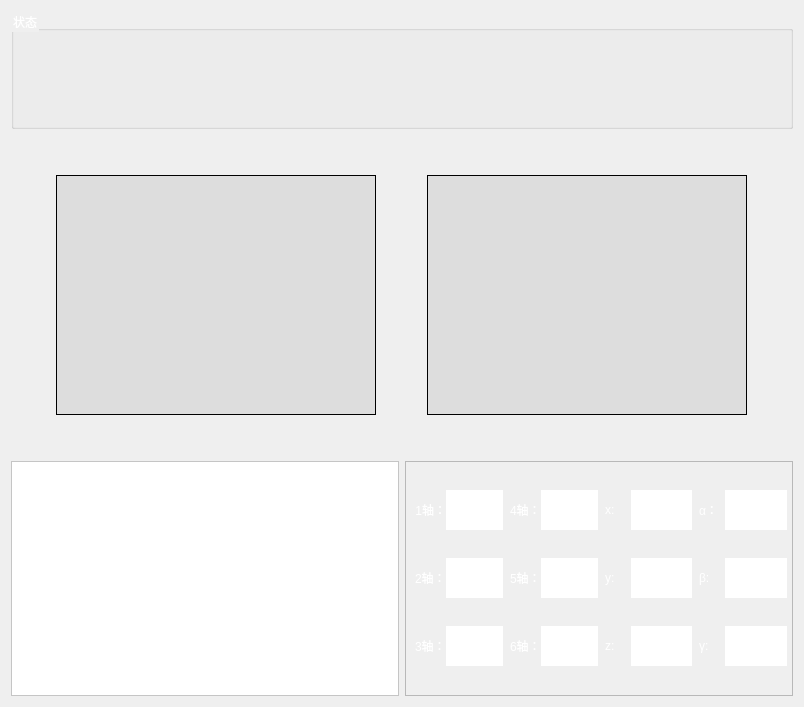
         <widget class="QWidget" name="scrollAreaWidgetContents">
          <property name="geometry">
           <rect>
            <x>0</x>
            <y>0</y>
            <width>804</width>
            <height>707</height>
           </rect>
          </property>
          <layout class="QVBoxLayout" name="verticalLayout_4" stretch="1,0,4,0,2">
           <item>
            <widget class="QGroupBox" name="groupBox">
             <property name="styleSheet">
              <string notr="true">font: 18pt &quot;Arial&quot;;
color:white;
</string>
             </property>
             <property name="title">
              <string>状态</string>
             </property>
             <layout class="QHBoxLayout" name="horizontalLayout_8" stretch="1,9">
              <property name="rightMargin">
               <number>11</number>
              </property>
              <item>
               <widget class="QFrame" name="frame_5">
                <property name="styleSheet">
                 <string notr="true">background-color: none;
border: none;</string>
                </property>
                <property name="frameShape">
                 <enum>QFrame::StyledPanel</enum>
                </property>
                <property name="frameShadow">
                 <enum>QFrame::Raised</enum>
                </property>
               </widget>
              </item>
              <item>
               <widget class="QLabel" name="label_5">
                <property name="styleSheet">
                 <string notr="true">font: 12pt &quot;Arial&quot;;
color: rgb(255, 255, 255);
border: none;
</string>
                </property>
                <property name="text">
                 <string/>
                </property>
                <property name="alignment">
                 <set>Qt::AlignLeading|Qt::AlignLeft|Qt::AlignTop</set>
                </property>
               </widget>
              </item>
             </layout>
            </widget>
           </item>
           <item>
            <spacer name="verticalSpacer_6">
             <property name="orientation">
              <enum>Qt::Vertical</enum>
             </property>
             <property name="sizeHint" stdset="0">
              <size>
               <width>20</width>
               <height>40</height>
              </size>
             </property>
            </spacer>
           </item>
           <item>
            <layout class="QHBoxLayout" name="horizontalLayout_2" stretch="0,1">
             <property name="leftMargin">
              <number>0</number>
             </property>
             <item>
              <widget class="QLabel" name="label">
               <property name="minimumSize">
                <size>
                 <width>320</width>
                 <height>240</height>
                </size>
               </property>
               <property name="maximumSize">
                <size>
                 <width>320</width>
                 <height>240</height>
                </size>
               </property>
               <property name="styleSheet">
                <string notr="true">border-width: 1px;border-style: solid;background-color: rgb(221,221,221);width:640px;</string>
               </property>
               <property name="text">
                <string/>
               </property>
              </widget>
             </item>
             <item>
              <widget class="QLabel" name="label_3">
               <property name="minimumSize">
                <size>
                 <width>320</width>
                 <height>240</height>
                </size>
               </property>
               <property name="maximumSize">
                <size>
                 <width>320</width>
                 <height>240</height>
                </size>
               </property>
               <property name="styleSheet">
                <string notr="true">border-width: 1px;border-style: solid;background-color: rgb(221,221,221)</string>
               </property>
               <property name="text">
                <string/>
               </property>
              </widget>
             </item>
            </layout>
           </item>
           <item>
            <spacer name="verticalSpacer_5">
             <property name="orientation">
              <enum>Qt::Vertical</enum>
             </property>
             <property name="sizeHint" stdset="0">
              <size>
               <width>20</width>
               <height>40</height>
              </size>
             </property>
            </spacer>
           </item>
           <item>
            <layout class="QHBoxLayout" name="horizontalLayout_6" stretch="1,1">
             <property name="leftMargin">
              <number>0</number>
             </property>
             <property name="topMargin">
              <number>0</number>
             </property>
             <property name="rightMargin">
              <number>0</number>
             </property>
             <property name="bottomMargin">
              <number>0</number>
             </property>
             <item>
              <widget class="QTextEdit" name="textEdit_2">
               <property name="styleSheet">
                <string notr="true">background: white;
font: 11pt &quot;Arial&quot;;
</string>
               </property>
               <property name="readOnly">
                <bool>true</bool>
               </property>
              </widget>
             </item>
             <item>
              <widget class="QFrame" name="frame_7">
               <property name="frameShape">
                <enum>QFrame::StyledPanel</enum>
               </property>
               <property name="frameShadow">
                <enum>QFrame::Raised</enum>
               </property>
               <layout class="QHBoxLayout" name="horizontalLayout_24">
                <property name="spacing">
                 <number>0</number>
                </property>
                <property name="leftMargin">
                 <number>2</number>
                </property>
                <property name="topMargin">
                 <number>0</number>
                </property>
                <property name="rightMargin">
                 <number>5</number>
                </property>
                <property name="bottomMargin">
                 <number>0</number>
                </property>
                <item>
                 <layout class="QVBoxLayout" name="verticalLayout_5">
                  <property name="leftMargin">
                   <number>7</number>
                  </property>
                  <item>
                   <layout class="QHBoxLayout" name="horizontalLayout_7" stretch="3,7">
                    <property name="leftMargin">
                     <number>0</number>
                    </property>
                    <item>
                     <widget class="QLabel" name="label_6">
                      <property name="styleSheet">
                       <string notr="true">border: none;color: white;

</string>
                      </property>
                      <property name="text">
                       <string>1轴：</string>
                      </property>
                      <property name="alignment">
                       <set>Qt::AlignRight|Qt::AlignTrailing|Qt::AlignVCenter</set>
                      </property>
                     </widget>
                    </item>
                    <item>
                     <widget class="QLabel" name="label_13">
                      <property name="minimumSize">
                       <size>
                        <width>50</width>
                        <height>40</height>
                       </size>
                      </property>
                      <property name="maximumSize">
                       <size>
                        <width>16777215</width>
                        <height>40</height>
                       </size>
                      </property>
                      <property name="styleSheet">
                       <string notr="true">background: white;
font: 7pt &quot;Arial&quot;;</string>
                      </property>
                      <property name="text">
                       <string/>
                      </property>
                     </widget>
                    </item>
                   </layout>
                  </item>
                  <item>
                   <layout class="QHBoxLayout" name="horizontalLayout_10" stretch="3,7">
                    <item>
                     <widget class="QLabel" name="label_8">
                      <property name="styleSheet">
                       <string notr="true">border:none;
color: white;
</string>
                      </property>
                      <property name="text">
                       <string>2轴：</string>
                      </property>
                     </widget>
                    </item>
                    <item>
                     <widget class="QLabel" name="label_14">
                      <property name="minimumSize">
                       <size>
                        <width>50</width>
                        <height>0</height>
                       </size>
                      </property>
                      <property name="maximumSize">
                       <size>
                        <width>16777215</width>
                        <height>40</height>
                       </size>
                      </property>
                      <property name="styleSheet">
                       <string notr="true">background: white;
font: 7pt &quot;Arial&quot;;
</string>
                      </property>
                      <property name="text">
                       <string/>
                      </property>
                     </widget>
                    </item>
                   </layout>
                  </item>
                  <item>
                   <layout class="QHBoxLayout" name="horizontalLayout_11" stretch="3,7">
                    <item>
                     <widget class="QLabel" name="label_11">
                      <property name="styleSheet">
                       <string notr="true">border: none;
color: white;
</string>
                      </property>
                      <property name="text">
                       <string>3轴：</string>
                      </property>
                     </widget>
                    </item>
                    <item>
                     <widget class="QLabel" name="label_15">
                      <property name="minimumSize">
                       <size>
                        <width>50</width>
                        <height>0</height>
                       </size>
                      </property>
                      <property name="maximumSize">
                       <size>
                        <width>16777215</width>
                        <height>40</height>
                       </size>
                      </property>
                      <property name="styleSheet">
                       <string notr="true">background: white;
font: 7pt &quot;Arial&quot;;
</string>
                      </property>
                      <property name="text">
                       <string/>
                      </property>
                     </widget>
                    </item>
                   </layout>
                  </item>
                 </layout>
                </item>
                <item>
                 <layout class="QVBoxLayout" name="verticalLayout_6">
                  <property name="leftMargin">
                   <number>7</number>
                  </property>
                  <item>
                   <layout class="QHBoxLayout" name="horizontalLayout_12" stretch="3,7">
                    <item>
                     <widget class="QLabel" name="label_9">
                      <property name="styleSheet">
                       <string notr="true">border: none;color:white;</string>
                      </property>
                      <property name="text">
                       <string>4轴：</string>
                      </property>
                     </widget>
                    </item>
                    <item>
                     <widget class="QLabel" name="label_16">
                      <property name="minimumSize">
                       <size>
                        <width>50</width>
                        <height>0</height>
                       </size>
                      </property>
                      <property name="maximumSize">
                       <size>
                        <width>16777215</width>
                        <height>40</height>
                       </size>
                      </property>
                      <property name="styleSheet">
                       <string notr="true">background: white;
font: 7pt &quot;Arial&quot;;
</string>
                      </property>
                      <property name="text">
                       <string/>
                      </property>
                     </widget>
                    </item>
                   </layout>
                  </item>
                  <item>
                   <layout class="QHBoxLayout" name="horizontalLayout_13" stretch="3,7">
                    <item>
                     <widget class="QLabel" name="label_12">
                      <property name="styleSheet">
                       <string notr="true">border:none;color:white;
</string>
                      </property>
                      <property name="text">
                       <string>5轴：</string>
                      </property>
                     </widget>
                    </item>
                    <item>
                     <widget class="QLabel" name="label_17">
                      <property name="minimumSize">
                       <size>
                        <width>50</width>
                        <height>0</height>
                       </size>
                      </property>
                      <property name="maximumSize">
                       <size>
                        <width>16777215</width>
                        <height>40</height>
                       </size>
                      </property>
                      <property name="styleSheet">
                       <string notr="true">background: white;
font: 7pt &quot;Arial&quot;;
</string>
                      </property>
                      <property name="text">
                       <string/>
                      </property>
                     </widget>
                    </item>
                   </layout>
                  </item>
                  <item>
                   <layout class="QHBoxLayout" name="horizontalLayout_14" stretch="3,7">
                    <item>
                     <widget class="QLabel" name="label_10">
                      <property name="styleSheet">
                       <string notr="true">border:none;color: white;</string>
                      </property>
                      <property name="text">
                       <string>6轴：</string>
                      </property>
                     </widget>
                    </item>
                    <item>
                     <widget class="QLabel" name="label_18">
                      <property name="minimumSize">
                       <size>
                        <width>50</width>
                        <height>0</height>
                       </size>
                      </property>
                      <property name="maximumSize">
                       <size>
                        <width>16777215</width>
                        <height>40</height>
                       </size>
                      </property>
                      <property name="styleSheet">
                       <string notr="true">background: white;
font: 7pt &quot;Arial&quot;;</string>
                      </property>
                      <property name="text">
                       <string/>
                      </property>
                     </widget>
                    </item>
                   </layout>
                  </item>
                 </layout>
                </item>
                <item>
                 <layout class="QVBoxLayout" name="verticalLayout_8">
                  <property name="leftMargin">
                   <number>7</number>
                  </property>
                  <item>
                   <layout class="QHBoxLayout" name="horizontalLayout_15" stretch="3,7">
                    <item>
                     <widget class="QLabel" name="label_19">
                      <property name="styleSheet">
                       <string notr="true">border:none;color: white;</string>
                      </property>
                      <property name="text">
                       <string>x:</string>
                      </property>
                     </widget>
                    </item>
                    <item>
                     <widget class="QLabel" name="label_20">
                      <property name="minimumSize">
                       <size>
                        <width>50</width>
                        <height>0</height>
                       </size>
                      </property>
                      <property name="maximumSize">
                       <size>
                        <width>16777215</width>
                        <height>40</height>
                       </size>
                      </property>
                      <property name="styleSheet">
                       <string notr="true">background: white;
font: 7pt &quot;Arial&quot;;</string>
                      </property>
                      <property name="text">
                       <string/>
                      </property>
                     </widget>
                    </item>
                   </layout>
                  </item>
                  <item>
                   <layout class="QHBoxLayout" name="horizontalLayout_18" stretch="3,7">
                    <item>
                     <widget class="QLabel" name="label_21">
                      <property name="styleSheet">
                       <string notr="true">border:none;color: white;</string>
                      </property>
                      <property name="text">
                       <string>y:</string>
                      </property>
                     </widget>
                    </item>
                    <item>
                     <widget class="QLabel" name="label_22">
                      <property name="minimumSize">
                       <size>
                        <width>50</width>
                        <height>0</height>
                       </size>
                      </property>
                      <property name="maximumSize">
                       <size>
                        <width>16777215</width>
                        <height>40</height>
                       </size>
                      </property>
                      <property name="styleSheet">
                       <string notr="true">background: white;
font: 7pt &quot;Arial&quot;;</string>
                      </property>
                      <property name="text">
                       <string/>
                      </property>
                     </widget>
                    </item>
                   </layout>
                  </item>
                  <item>
                   <layout class="QHBoxLayout" name="horizontalLayout_19" stretch="3,7">
                    <item>
                     <widget class="QLabel" name="label_23">
                      <property name="styleSheet">
                       <string notr="true">border:none;color: white;</string>
                      </property>
                      <property name="text">
                       <string>z:</string>
                      </property>
                     </widget>
                    </item>
                    <item>
                     <widget class="QLabel" name="label_24">
                      <property name="minimumSize">
                       <size>
                        <width>50</width>
                        <height>0</height>
                       </size>
                      </property>
                      <property name="maximumSize">
                       <size>
                        <width>16777215</width>
                        <height>40</height>
                       </size>
                      </property>
                      <property name="styleSheet">
                       <string notr="true">background: white;
font: 7pt &quot;Arial&quot;;
</string>
                      </property>
                      <property name="text">
                       <string/>
                      </property>
                     </widget>
                    </item>
                   </layout>
                  </item>
                 </layout>
                </item>
                <item>
                 <layout class="QVBoxLayout" name="verticalLayout_9">
                  <property name="leftMargin">
                   <number>7</number>
                  </property>
                  <item>
                   <layout class="QHBoxLayout" name="horizontalLayout_20" stretch="3,7">
                    <property name="leftMargin">
                     <number>0</number>
                    </property>
                    <property name="rightMargin">
                     <number>0</number>
                    </property>
                    <item>
                     <widget class="QLabel" name="label_25">
                      <property name="styleSheet">
                       <string notr="true">border:none;color: white;</string>
                      </property>
                      <property name="text">
                       <string>α：</string>
                      </property>
                     </widget>
                    </item>
                    <item>
                     <widget class="QLabel" name="label_26">
                      <property name="minimumSize">
                       <size>
                        <width>50</width>
                        <height>0</height>
                       </size>
                      </property>
                      <property name="maximumSize">
                       <size>
                        <width>16777215</width>
                        <height>40</height>
                       </size>
                      </property>
                      <property name="styleSheet">
                       <string notr="true">background: white;
font: 7pt &quot;Arial&quot;;
</string>
                      </property>
                      <property name="text">
                       <string/>
                      </property>
                     </widget>
                    </item>
                   </layout>
                  </item>
                  <item>
                   <layout class="QHBoxLayout" name="horizontalLayout_21" stretch="3,7">
                    <item>
                     <widget class="QLabel" name="label_27">
                      <property name="styleSheet">
                       <string notr="true">border:none;color: white;</string>
                      </property>
                      <property name="text">
                       <string>β:</string>
                      </property>
                     </widget>
                    </item>
                    <item>
                     <widget class="QLabel" name="label_28">
                      <property name="minimumSize">
                       <size>
                        <width>50</width>
                        <height>0</height>
                       </size>
                      </property>
                      <property name="maximumSize">
                       <size>
                        <width>16777215</width>
                        <height>40</height>
                       </size>
                      </property>
                      <property name="styleSheet">
                       <string notr="true">background: white;
font: 7pt &quot;Arial&quot;;</string>
                      </property>
                      <property name="text">
                       <string/>
                      </property>
                     </widget>
                    </item>
                   </layout>
                  </item>
                  <item>
                   <layout class="QHBoxLayout" name="horizontalLayout_23" stretch="3,7">
                    <item>
                     <widget class="QLabel" name="label_31">
                      <property name="styleSheet">
                       <string notr="true">border:none;color: white;</string>
                      </property>
                      <property name="text">
                       <string>γ:</string>
                      </property>
                     </widget>
                    </item>
                    <item>
                     <widget class="QLabel" name="label_32">
                      <property name="minimumSize">
                       <size>
                        <width>50</width>
                        <height>0</height>
                       </size>
                      </property>
                      <property name="maximumSize">
                       <size>
                        <width>16777215</width>
                        <height>40</height>
                       </size>
                      </property>
                      <property name="styleSheet">
                       <string notr="true">background: white;
font: 7pt &quot;Arial&quot;;</string>
                      </property>
                      <property name="text">
                       <string/>
                      </property>
                     </widget>
                    </item>
                   </layout>
                  </item>
                 </layout>
                </item>
               </layout>
              </widget>
             </item>
            </layout>
           </item>
          </layout>
         </widget>
